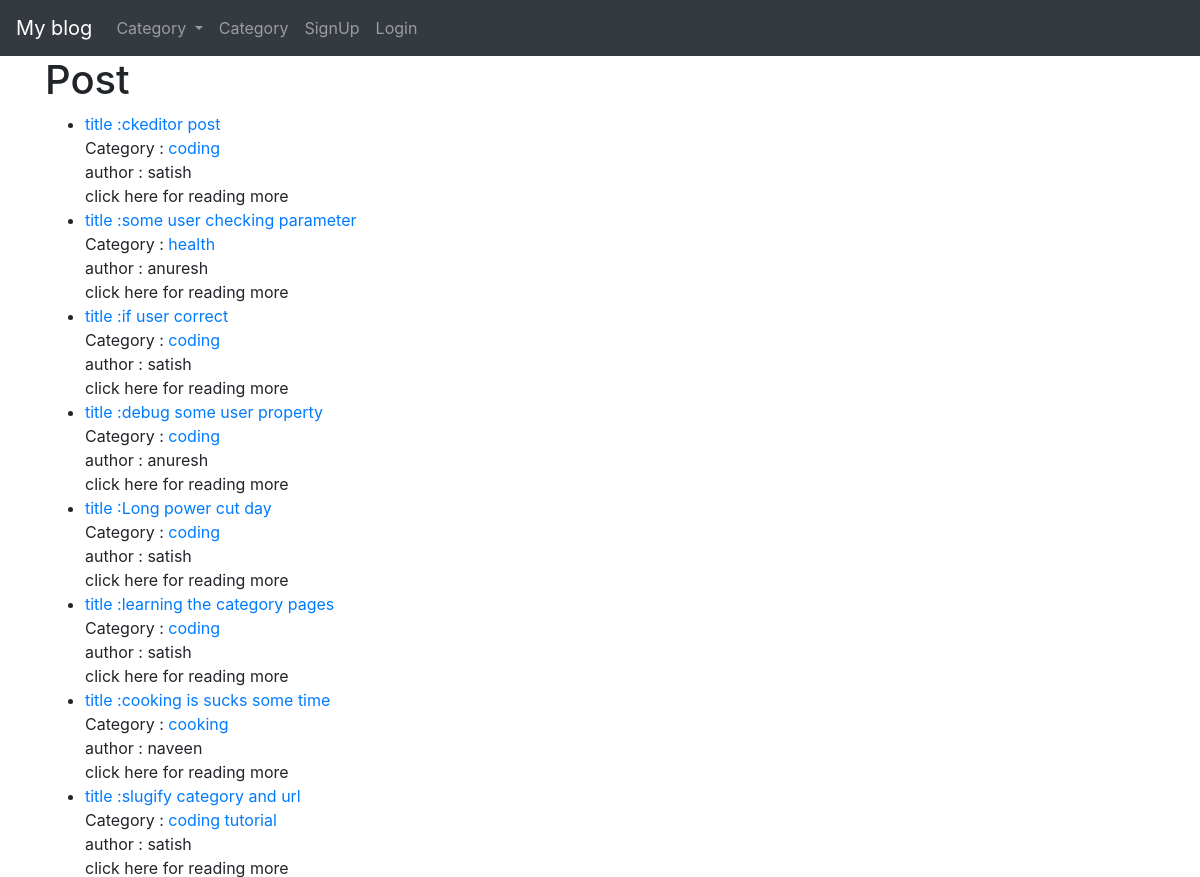
Before: / (upper part) with the older database file.
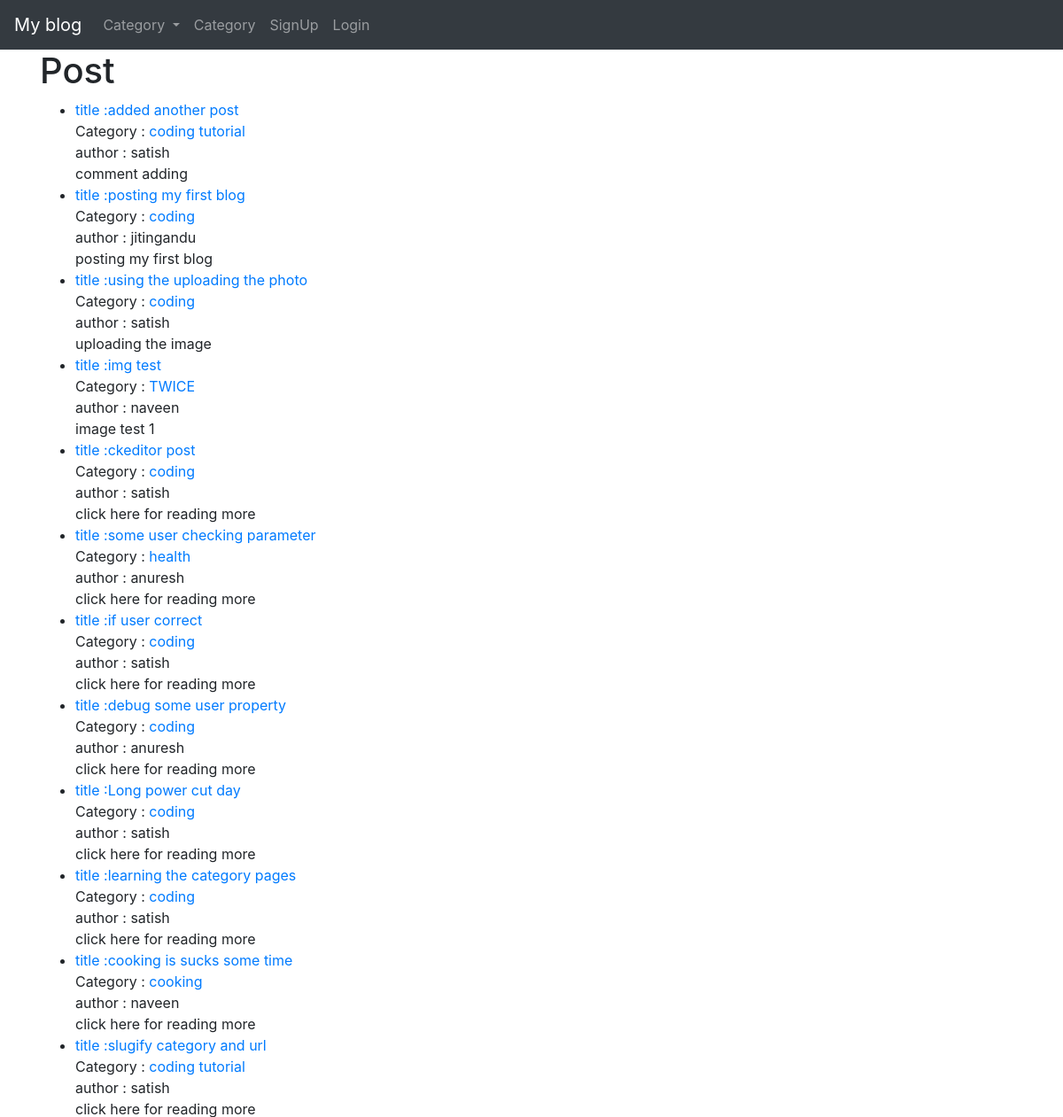
After: the same page with the newer database file.
### theblog/models.py (models this page shows, shortened)
class Post(models.Model):
    title = models.CharField(max_length=255)
    title_tag = models.CharField(max_length=60)
    author = models.ForeignKey(User,on_delete=models.CASCADE)
    category = models.CharField(max_length=100)
    body = RichTextField(blank=True,null=True)
    post_date = models.DateField(auto_now_add=True)
    snippet = models.CharField(max_length=300)
    likes = models.ManyToManyField(User, related_name="blog_post")
    header_image = models.ImageField(null=True, blank=True , upload_to="image/")

### theblog/views.py (the view)
# urls.py: path('', HomeView.as_view() , name="home"),
class HomeView(ListView):
    model = Post
    template_name = 'home.html'
    ordering = ['-post_date']
    def get_context_data(self, *args,**kwargs):
        cat_menu = Category.objects.all()
        context = super(HomeView,self).get_context_data(*args,**kwargs)
        context["cat_menu"] = cat_menu
        return context

### theblog/models.py (called while the page is built)
    def __str__(self):
        return f"{self.name}"

### theblog/templates/home.html (shortened to what this page needs)
{% extends 'base.html' %}
{% block content %}
<h1>Post</h1>
<ul>
    {% for post in object_list %}
        <li>
        <a href="{% url 'home:detail' post.pk %}"> title :{{ post.title }}</a><br>Category : <a href="{% url 'home:categoryViews' post.category|slugify %}">{{post.category}}</a><br>
        author :  {{ post.author}}
            <br/>
            {{ post.snippet }}
         </li>
    {% endfor %}
</ul>
{% endblock %}

Changed rows visible on the page:
added Post: title "added another post", category "coding tutorial", author "satish", snippet "comment adding"
added Post: title "posting my first blog", category "coding", author "jitingandu", snippet "posting my first blog"
added Post: title "using the uploading the photo", category "coding", author "satish", snippet "uploading the image"
added Post: title "img test", category "TWICE", author "naveen", snippet "image test 1"
